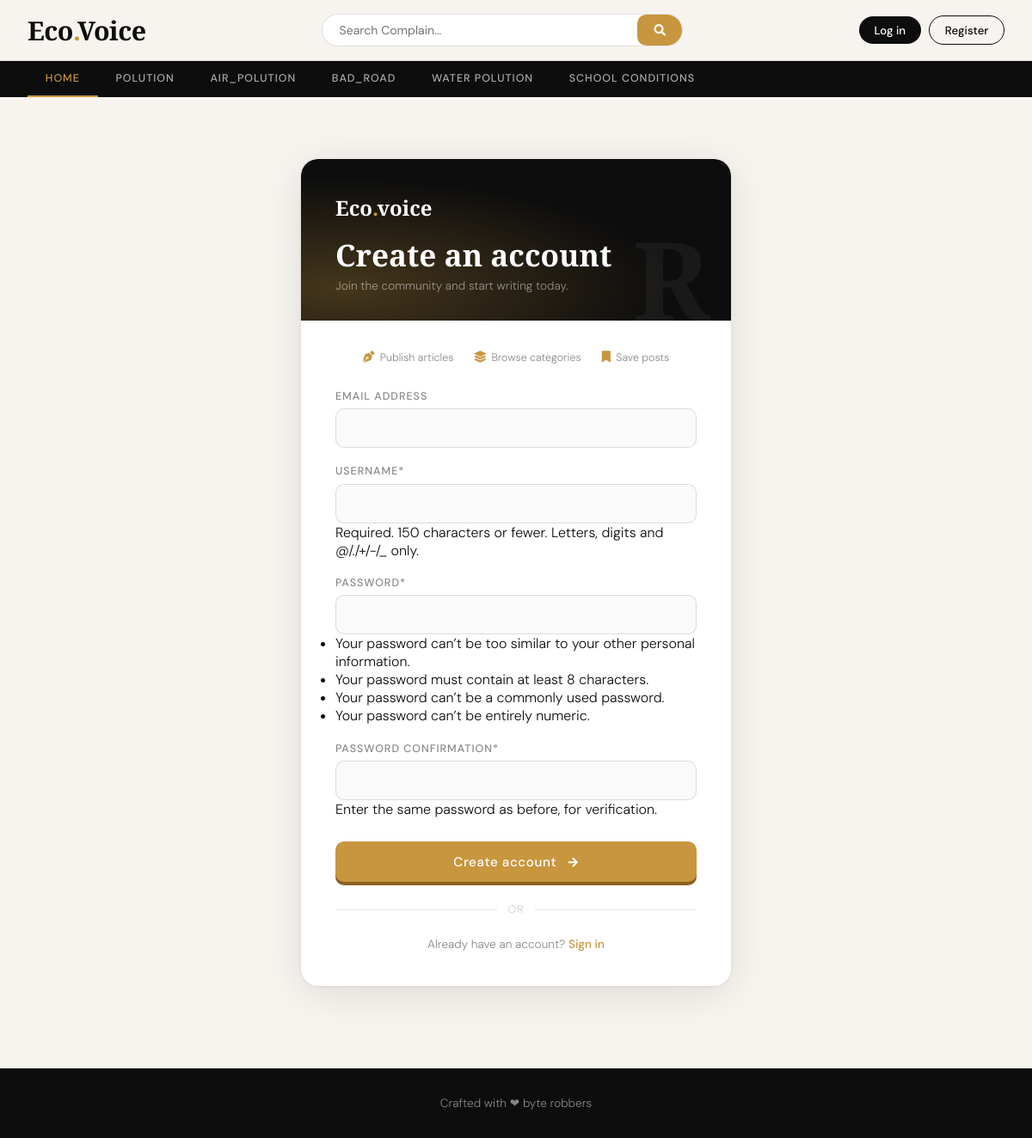
Screenshot of /register/ with the database file from the repository.
### complains/models.py (models this page shows, shortened)
class Category(models.Model):
    Category_name = models.CharField(max_length=50 , unique=True)
    created_at = models.DateTimeField(auto_now_add=True)
    updated_at = models.DateTimeField(auto_now=True)
    class Meta:
        verbose_name_plural = 'categories'

### hackathon_main/views.py (the view)
# urls.py: path('register/', views.register , name ='register'),
def register(request):
    if request.method == 'POST':
        form = RegistrationForm(request.POST)
        if form.is_valid():
            form.save()
            return redirect('login')
        else:
            print(form.errors)
    else:
        form = RegistrationForm()
    context = {
        'form':form,
    }
    return render(request, 'register.html', context)

### hackathon_main/forms.py
class RegistrationForm(UserCreationForm):
    class Meta:
        model = User
        fields = ('email','username','password1','password2')

### complains/context_processors.py (called while the page is built)
def get_categories(request):
    categories = Category.objects.all()
    return dict(categories=categories)

### templates/register.html (shortened to what this page needs)
{% extends 'base.html' %}
{% load static %}
{% load crispy_forms_tags %}
{% block content %}
<div class="auth-wrap">
    <div class="auth-card">
        <div class="auth-card-top">
            <a class="brand" href="{% url 'home' %}">Eco<span>.</span>voice</a>
            <h2>Create an account</h2>
            <p>Join the community and start writing today.</p>
            <span class="deco">R</span>
        </div>
        <div class="auth-card-body">
            <div class="auth-perks">
                <span class="auth-perk"><i class="fas fa-pen-nib"></i> Publish articles</span>
                <span class="auth-perk"><i class="fas fa-layer-group"></i> Browse categories</span>
                <span class="auth-perk"><i class="fas fa-bookmark"></i> Save posts</span>
            </div>
            <form action="{% url 'register' %}" method="POST">
                {{ form|crispy }}
                <button type="submit" class="auth-submit">
                    Create account &nbsp; <i class="fas fa-arrow-right" style="font-size:0.8rem"></i>
                </button>
            </form>
            <div class="auth-divider">or</div>
            <div class="auth-footer">
                Already have an account? <a href="{% url 'login' %}">Sign in</a>
            </div>
        </div>
    </div>
</div>
{% endblock %}

### templates/base.html (shortened to what this page needs)
{% load static %}
<!DOCTYPE html>
<html lang="en">
<head>
    <link rel="stylesheet" href="https://cdnjs.cloudflare.com/ajax/libs/font-awesome/5.15.4/css/all.min.css">
    <link href="{% static 'css/blog.css' %}" rel="stylesheet">
</head>
<body>
    <header class="site-header">
        <div class="header-inner">
            <a class="site-logo" href="/">Eco<span>.</span>Voice</a>
            <div class="search-wrap">
                <form action="{% url 'search' %}" method="GET">
                    <input name="keyword" value="{{keyword}}" type="text" placeholder="Search Complain…" />
                    <button type="submit"><i class="fas fa-search"></i></button>
                </form>
            </div>
            <div class="header-auth">
                {% if not user.is_authenticated %}
                    <a class="btn-auth login" href="{% url 'login' %}">Log in</a>
                    <a class="btn-auth register" href="{% url 'register' %}">Register</a>
                {% else %}
                    <a class="btn-auth dash" href="{% url 'dashboard' %}"><i class="fas fa-th-large"></i> complain-Dashboard</a>
                    <a class="btn-auth out" href="{% url 'logout' %}">Log out</a>
                {% endif %}
            </div>
        </div>
    </header>
    <nav class="cat-nav">
        <div class="cat-nav-inner">
            <a href="{% url 'home' %}">Home</a>
            {% for cat in categories %}
            <a href="{% url 'complains:posts_by_category' cat.id %}">{{ cat.Category_name }}</a>
            {% endfor %}
        </div>
    </nav>
    <main class="site-main">
        {% block content %}
        {% endblock %}
    </main>
    <footer class="site-footer">
        <p>Crafted with &#10084 byte robbers </p>
    </footer>
</body>
</html>

### hackathon_main/static/css/blog.css (style rules this page uses)
h1, h2, h3, h4, h5, h6 { font-family: "Playfair Display", Georgia, "Times New Roman", serif; }
button { --button_radius: 0.75em; --button_color: #e8e8e8; --button_outline_color: #000000; font-size: 17px; font-weight: bold; border: none; cursor: pointer; border-radius: var(--button_radius); background: var(--button_outline_color); }

### templates/base.html (style rules this page uses)
:root { --ink: #0d0d0d; --paper: #f7f4ef; --accent: #c8963e; --accent2: #2d5a6e; --muted: #888; --card-radius: 12px; }
* { margin: 0; padding: 0; box-sizing: border-box; }
body { background: var(--paper); color: var(--ink); font-family: 'DM Sans', sans-serif; font-weight: 300; min-height: 100vh; }
.site-header { position: sticky; top: 0; z-index: 100; background: rgba(247,244,239,0.92); backdrop-filter: blur(12px); -webkit-backdrop-filter: blur(12px); border-bottom: 1px solid rgba(0,0,0,0.08); }
.header-inner { max-width: 1280px; margin: 0 auto; padding: 0 2rem; height: 70px; display: flex; align-items: center; gap: 2rem; }
.site-logo { font-family: 'Cormorant Garamond', serif; font-size: 1.9rem; font-weight: 700; color: var(--ink); text-decoration: none; letter-spacing: -0.5px; white-space: nowrap; flex-shrink: 0; }
.site-logo span { color: var(--accent); }
.search-wrap { flex: 1; max-width: 420px; margin: 0 auto; }
.search-wrap form { display: flex; background: #fff; border: 1.5px solid rgba(0,0,0,0.12); border-radius: 50px; overflow: hidden; transition: border-color 0.2s; }
.search-wrap input { flex: 1; border: none; outline: none; padding: 0.55rem 1.2rem; background: transparent; font-family: 'DM Sans', sans-serif; font-size: 0.88rem; color: var(--ink); }
.search-wrap button { border: none; background: var(--accent); color: #fff; padding: 0 1.2rem; cursor: pointer; font-size: 0.85rem; font-family: 'DM Sans', sans-serif; transition: background 0.2s; }
.header-auth { display: flex; gap: 0.6rem; align-items: center; flex-shrink: 0; }
.btn-auth { display: inline-block; padding: 0.45rem 1.1rem; border-radius: 50px; font-family: 'DM Sans', sans-serif; font-size: 0.83rem; font-weight: 500; text-decoration: none; transition: all 0.2s; }
.btn-auth.login { background: var(--ink); color: #fff; }
.btn-auth.register { border: 1.5px solid var(--ink); color: var(--ink); }
.cat-nav { background: var(--ink); overflow-x: auto; scrollbar-width: none; }
.cat-nav-inner { max-width: 1280px; margin: 0 auto; padding: 0 2rem; display: flex; gap: 0; }
.cat-nav a { display: inline-block; padding: 0.75rem 1.3rem; color: rgba(255,255,255,0.65); text-decoration: none; font-size: 0.78rem; font-weight: 500; letter-spacing: 0.08em; text-transform: uppercase; white-space: nowrap; transition: all 0.2s; border-bottom: 2px solid transparent; }
.cat-nav a:first-child { color: var(--accent); border-bottom-color: var(--accent); }
.site-main { max-width: 1280px; margin: 0 auto; padding: 2.5rem 2rem 4rem; }
.site-footer { background: var(--ink); color: rgba(255,255,255,0.5); text-align: center; padding: 2rem; font-size: 0.85rem; }

### rows the page displays
Category: Category_name "POLUTION"
Category: Category_name "AIR_POLUTION"
Category: Category_name "BAD_ROAD"
Category: Category_name "WATER POLUTION"
Category: Category_name "SCHOOL CONDITIONS"
